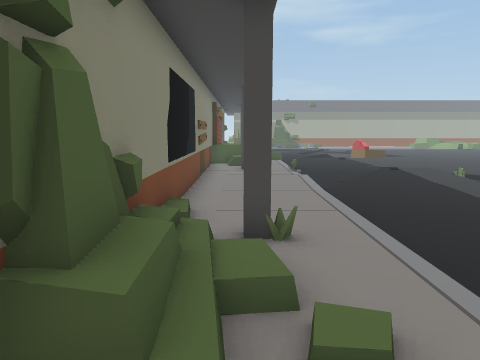
[1] (above)

24 first-person views from a walk through a Unity game level. The camera is 1.4 m above the floor, tilts 8° down and sees 70° across. The floor is counted in squares, 1 m on a side. Each view is taken from the middle of a square. On the plan, view 1 faces up. The plan holds only what a view shows up to about 15 squares ahead; the rest is blank. The place goes on beyond the plan. The player character is not drawn.

[2]
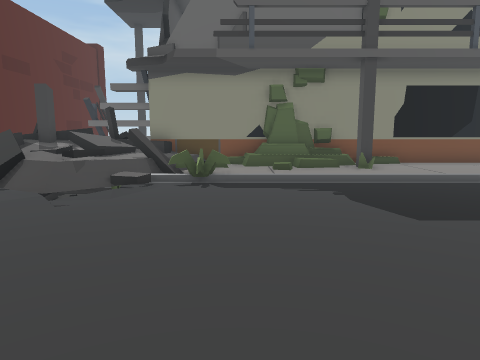

[3]
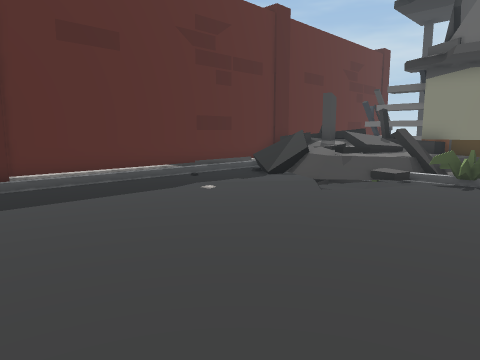

[4]
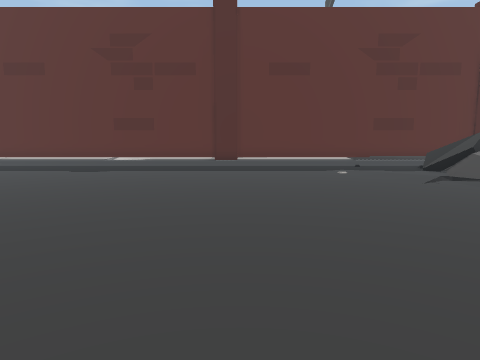

[5]
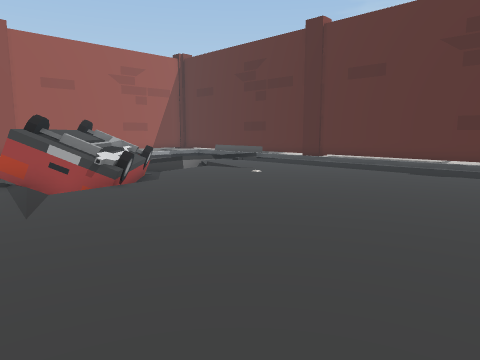

[6]
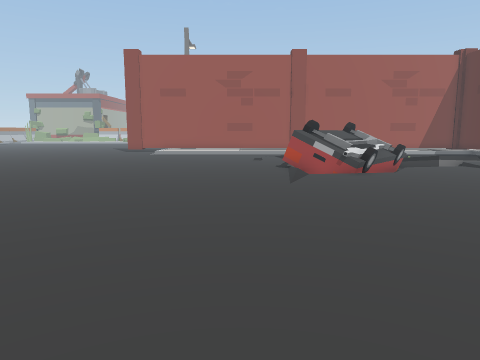

[7]
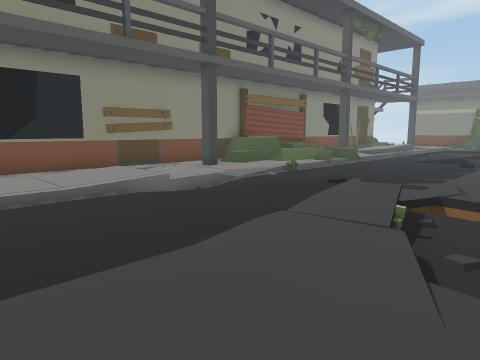

[8]
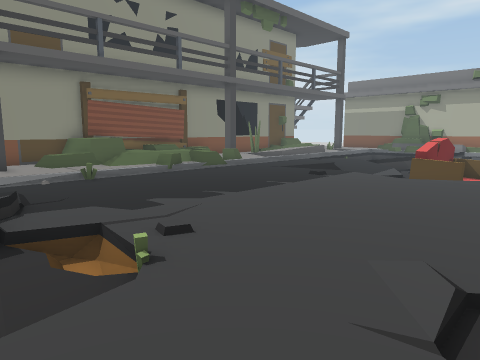

[9]
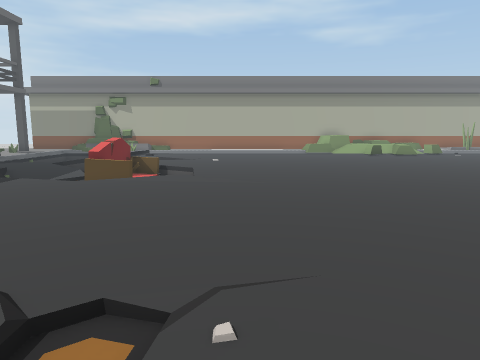

[10]
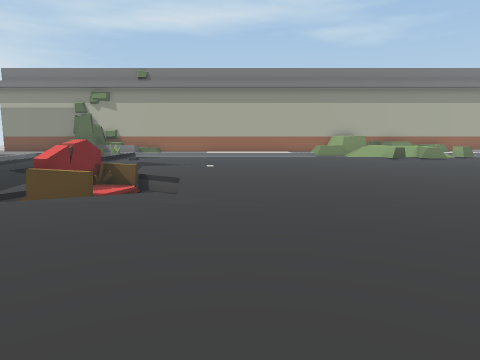

[11]
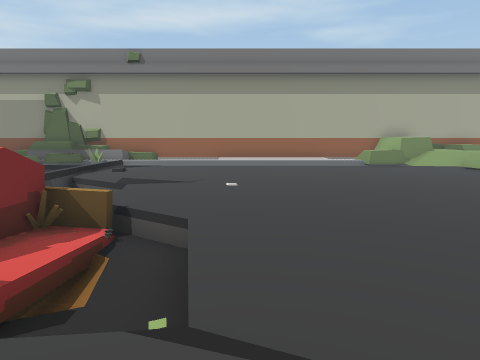

[12]
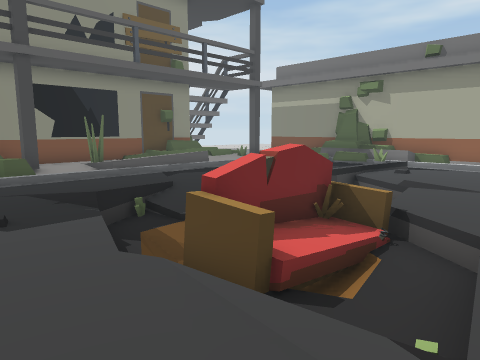

[13]
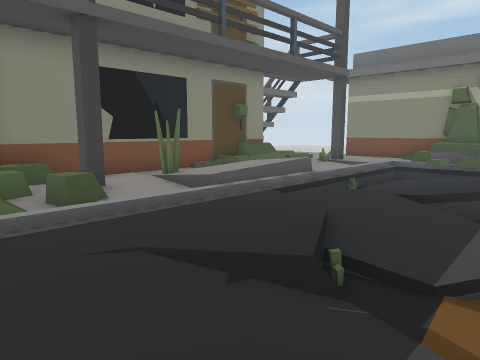

[14]
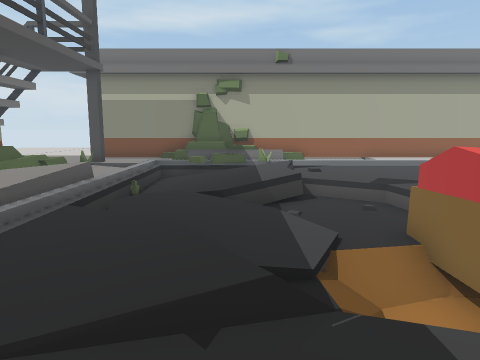

[15]
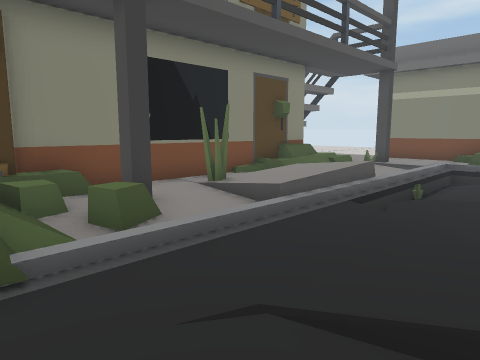

[16]
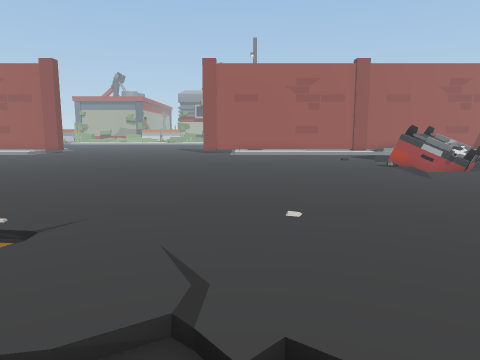

[17]
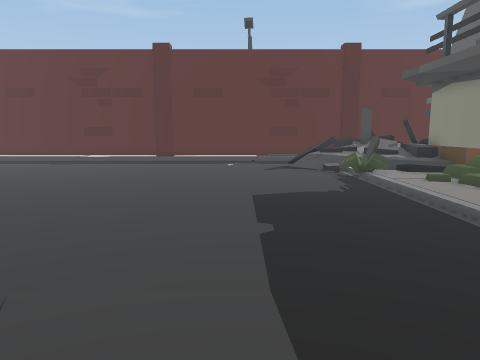

[18]
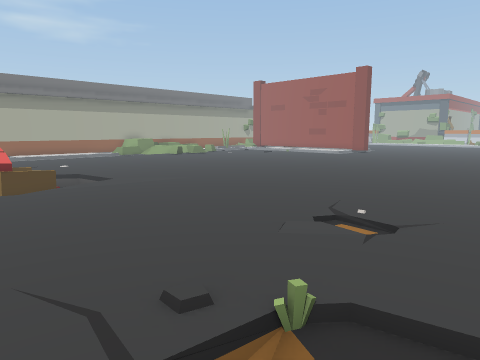

[19]
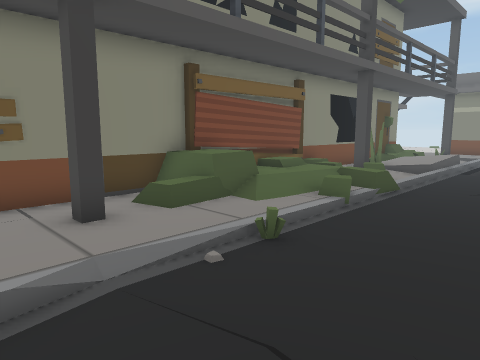

[20]
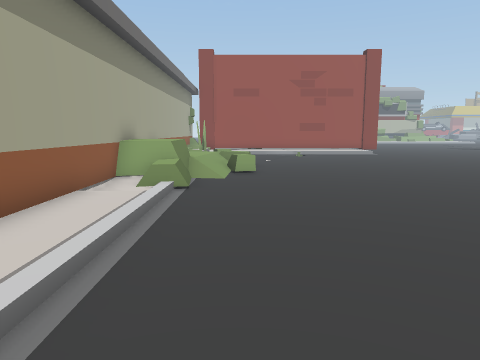

[21]
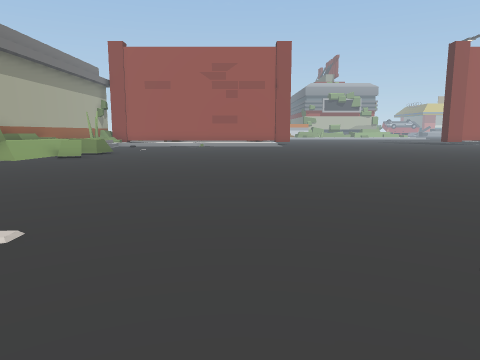

[22]
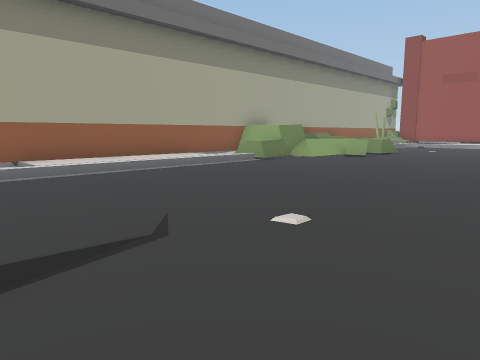

[23]
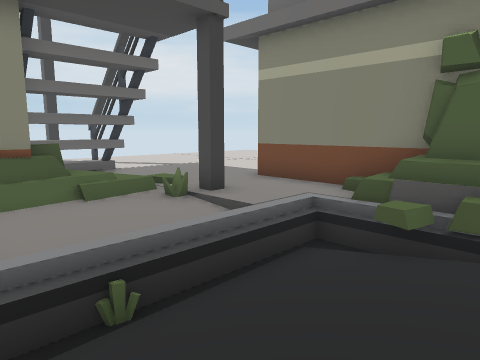

[24]
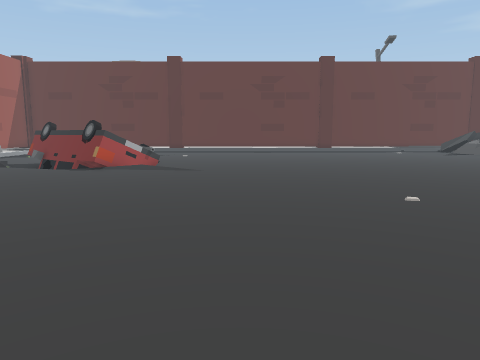

### Floor plan
Key: @ floor where view 1 was taken; # wall or solid block; . main floor; : floor 0.25 m higher than the main floor; - floor 0.25 m lower than the main floor; + floor 0.5 m higher than the main floor; _ floor 0.5 m lower than the main floor; * floor 0.75 m higher than the main floor; % floor 1.25 m higher than the main floor; / step, stairs or slope; = window, fence, low wall or low ledge; ^ raised ledge; S sofa; O other object.
Columns run from 4 left of view 1 to 25 right of it. Each row starts with its distance up from view 1.
 38 :::::::###  ##  .::::###^^  /#
 37 :::::::=##==#////:::://=^^* /
 36 #://#::_=//#=/........../////
 35 #://::/-/////.............^.^
 34 #==*::/-///:..................
 33 ####:://///:..................
 32   ##:://///://................
 31   #+//=/ /.___=...............
 30   #/++/_///__//...............
 29   #/++/_.../___...............
 28   #::+//..--_SS/..............
 27   #:#:/..////S //.............
 26   #:::/..:///S /_.............
 25   #:#//..:=_/SS__.............
 24   #^#//.....//////...........
 23   ## //....:.................
 22    #*//......................
 21    #*//......................
 20   ##*//......................
 19   ##^//......................
 18   #^^::.....................
 17   #:*::/......................
 16   #::::/......................
 15   #:#::..::.--.../............
 14   #::::...//=//...............
 13   #::::../:+/./...............
 12   #:///-::::///...............
 11   #::::/::::://...............
 10   #::::.......................
  9   #::::.......................
  8   #::::.......................
  7   #/:::.......................
  6   #/:::.......................
  5   ###::..................//OO/
  4   ###::...................O%OO
  3   ##==:...................OOOO
  2   ##:::.................../OOO
  1   ##=::..................../OO
  0   # @:==...................._O
 -1   ##/==...................../
 -2  ####==:/...................=
 -3  #=%#=////...................
 -4  ###/////.:.................
 -5     /////..:...............
 -6     #/==/.................
 -7       #=..................
 -8  #########################

Positions as (right, up) in squares from view 1, and headings:
1: (0, 0), facing up
2: (12, 1), facing left
3: (13, 2), facing down-left
4: (11, 7), facing down
5: (13, 7), facing down-right
6: (10, 7), facing right
7: (10, 7), facing up-left
8: (13, 13), facing up-left
9: (14, 14), facing up
10: (14, 17), facing up
11: (13, 22), facing up
12: (13, 22), facing up-left
13: (8, 22), facing up-left
14: (6, 22), facing up
15: (6, 22), facing up-left
16: (8, 12), facing right
17: (7, 13), facing down
18: (7, 13), facing up-right
19: (6, 13), facing up-left
20: (10, 35), facing right
21: (10, 29), facing right
22: (10, 29), facing up-right
23: (6, 31), facing up-left
24: (18, 18), facing down
